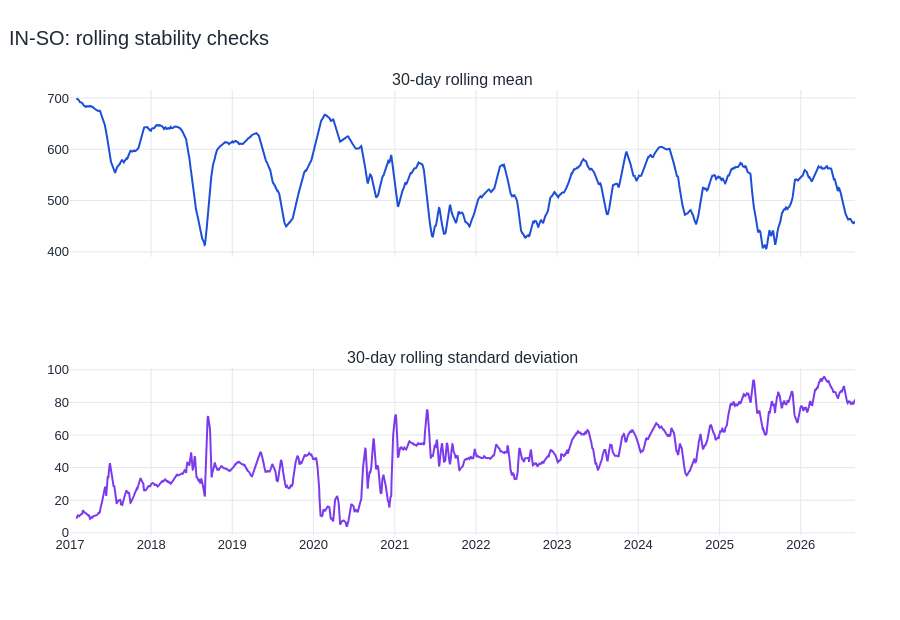

This figure's notebook cell:
### Markdown cell above
## 6. Stationarity analysis

*Test whether the level and variability stay stable over time*

ADF tests the null hypothesis of a unit root. KPSS tests the opposite null of level stationarity. We use both because agreement is easier to trust. A lag-24 difference means “this hour minus the same hour yesterday.”

### Code cell
def stationarity_row(series, label):
    clean = series.dropna()
    adf_result = adfuller(clean, autolag="AIC")
    kpss_result = kpss(clean, regression="c", nlags="auto")
    return {"Series": label, "ADF statistic": adf_result[0], "ADF p-value": adf_result[1],
            "KPSS statistic": kpss_result[0], "KPSS p-value": kpss_result[1]}

difference_24 = data["carbon"].diff(24).dropna()
stationarity = pd.DataFrame([
    stationarity_row(data["carbon"], "Raw carbon intensity"),
    stationarity_row(difference_24, "Lag-24 differenced carbon intensity"),
])
display(stationarity.round(5))

rolling = data["carbon"].rolling(24 * 30).agg(["mean", "std"]).resample("D").last()
fig = make_subplots(rows=2, cols=1, shared_xaxes=True,
                    subplot_titles=("30-day rolling mean", "30-day rolling standard deviation"))
fig.add_trace(go.Scatter(x=rolling.index, y=rolling["mean"], line=dict(color=COLORS["trend"]),
                         name="Rolling mean"), row=1, col=1)
fig.add_trace(go.Scatter(x=rolling.index, y=rolling["std"], line=dict(color="#7c3aed"),
                         name="Rolling standard deviation"), row=2, col=1)
fig.update_layout(height=620, title=f"{REGION}: rolling stability checks", showlegend=False)
show_chart(fig)

raw_kpss = stationarity.loc[0, "KPSS p-value"]
diff_adf = stationarity.loc[1, "ADF p-value"]
diff_kpss = stationarity.loc[1, "KPSS p-value"]
display(Markdown(
    f"The raw KPSS p-value is **{raw_kpss:.4f}**. After lag-24 differencing, "
    f"ADF p = **{diff_adf:.4f}** and KPSS p = **{diff_kpss:.4f}**. "
    "The differenced series is the safer stationary input when ADF is below 0.05 and KPSS is at or above 0.05."
))

### Figure 1 — Plotly figure (JSON) as saved in the notebook; plotly's stock layout.template omitted (floating-point values rounded to 4 significant figures; data arrays with more than 128 entries replaced by an {"elided": "..."} marker saying what was removed)
{"data": [{"line": {"color": "#1d4ed8"}, "name": "Rolling mean", "type": "scatter", "x": {"elided": "3532 str values"}, "xaxis": "x", "y": {"elided": "3532 float values"}, "yaxis": "y"}, {"line": {"color": "#7c3aed"}, "name": "Rolling standard deviation", "type": "scatter", "x": {"elided": "3532 str values"}, "xaxis": "x2", "y": {"elided": "3532 float values"}, "yaxis": "y2"}], "layout": {"annotations": [{"font": {"size": 16}, "showarrow": false, "text": "30-day rolling mean", "x": 0.5, "xanchor": "center", "xref": "paper", "y": 1.0, "yanchor": "bottom", "yref": "paper"}, {"font": {"size": 16}, "showarrow": false, "text": "30-day rolling standard deviation", "x": 0.5, "xanchor": "center", "xref": "paper", "y": 0.375, "yanchor": "bottom", "yref": "paper"}], "autosize": true, "font": {"color": "#1f2937", "family": "Arial, sans-serif", "size": 13}, "height": 620, "hoverlabel": {"font": {"size": 13}}, "margin": {"b": 85, "l": 70, "r": 45, "t": 90}, "showlegend": false, "title": {"font": {"size": 20}, "text": "IN-SO: rolling stability checks", "x": 0.01, "xanchor": "left"}, "xaxis": {"anchor": "y", "automargin": true, "domain": [0.0, 1.0], "gridcolor": "#e5e7eb", "matches": "x2", "showgrid": true, "showticklabels": false}, "xaxis2": {"anchor": "y2", "automargin": true, "domain": [0.0, 1.0], "gridcolor": "#e5e7eb", "showgrid": true}, "yaxis": {"anchor": "x", "automargin": true, "domain": [0.625, 1.0], "gridcolor": "#e5e7eb", "showgrid": true, "zeroline": false}, "yaxis2": {"anchor": "x2", "automargin": true, "domain": [0.0, 0.375], "gridcolor": "#e5e7eb", "showgrid": true, "zeroline": false}}}
